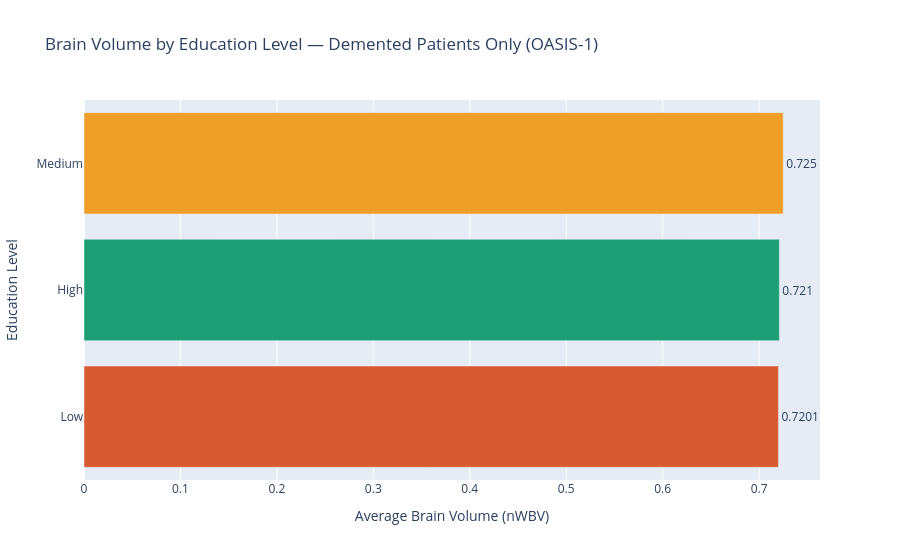

This figure's notebook cell:
### Code cell
# chart 3 — education vs brain volume
fig3 = px.bar(
    q4,
    x='avg_brain_volume',
    y='education_level',
    orientation='h',
    text='avg_brain_volume',
    title='Brain Volume by Education Level — Demented Patients Only (OASIS-1)',
    labels={
        'avg_brain_volume': 'Average Brain Volume (nWBV)',
        'education_level': 'Education Level'
    },
    color='education_level',
    color_discrete_map={
        'High': '#1D9E75',
        'Medium': '#EF9F27',
        'Low': '#D85A30'
    }
)

fig3.update_traces(textposition='outside')
fig3.update_layout(showlegend=False)
fig3.show()

### Figure 1 — Plotly figure (JSON) as saved in the notebook; plotly's stock layout.template omitted (floating-point values rounded to 4 significant figures)
{"data": [{"hovertemplate": "Education Level=%{y}<br>Average Brain Volume (nWBV)=%{text}<extra></extra>", "legendgroup": "Medium", "marker": {"color": "#EF9F27", "pattern": {"shape": ""}}, "name": "Medium", "orientation": "h", "showlegend": true, "text": [0.725], "textposition": "outside", "type": "bar", "x": [0.725], "xaxis": "x", "y": ["Medium"], "yaxis": "y"}, {"hovertemplate": "Education Level=%{y}<br>Average Brain Volume (nWBV)=%{text}<extra></extra>", "legendgroup": "High", "marker": {"color": "#1D9E75", "pattern": {"shape": ""}}, "name": "High", "orientation": "h", "showlegend": true, "text": [0.721], "textposition": "outside", "type": "bar", "x": [0.721], "xaxis": "x", "y": ["High"], "yaxis": "y"}, {"hovertemplate": "Education Level=%{y}<br>Average Brain Volume (nWBV)=%{text}<extra></extra>", "legendgroup": "Low", "marker": {"color": "#D85A30", "pattern": {"shape": ""}}, "name": "Low", "orientation": "h", "showlegend": true, "text": [0.7201], "textposition": "outside", "type": "bar", "x": [0.7201], "xaxis": "x", "y": ["Low"], "yaxis": "y"}], "layout": {"barmode": "relative", "legend": {"title": {"text": "Education Level"}, "tracegroupgap": 0}, "showlegend": false, "title": {"text": "Brain Volume by Education Level — Demented Patients Only (OASIS-1)"}, "xaxis": {"anchor": "y", "domain": [0, 1], "title": {"text": "Average Brain Volume (nWBV)"}}, "yaxis": {"anchor": "x", "categoryarray": ["Low", "High", "Medium"], "categoryorder": "array", "domain": [0, 1], "title": {"text": "Education Level"}}}}
